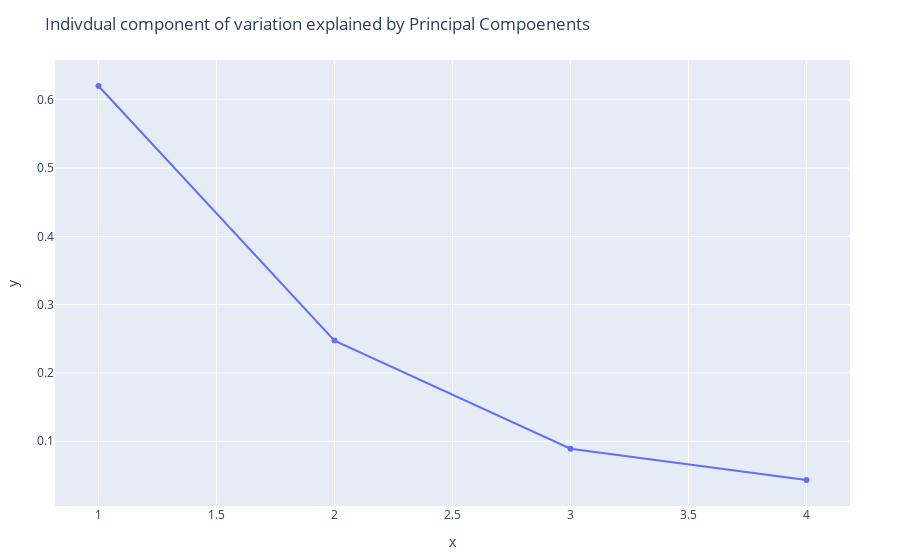

This figure's notebook cell:
### Code cell
plot_df = DataFrame(
    x=[1,2,3,4],
    y=[explained_variance_ratio[1], explained_variance_ratio[2], explained_variance_ratio[3], explained_variance_ratio[4]]
, )
PlotlyJS.plot(plot_df, x=:x, y=:y, Layout(title="Indivdual component of variation explained by Principal Compoenents"))

### Figure 1 — Plotly figure (JSON) as saved in the notebook; plotly's stock layout.template omitted (floating-point values rounded to 4 significant figures)
{"data": [{"type": "scatter", "x": [1, 2, 3, 4], "xaxis": "x", "y": [0.6201, 0.2474, 0.08914, 0.04336], "yaxis": "y"}], "layout": {"legend": {"tracegroupgap": 0}, "margin": {"b": 50, "l": 50, "r": 50, "t": 60}, "title": "Indivdual component of variation explained by Principal Compoenents", "xaxis": {"title": {"text": "x"}}, "yaxis": {"title": {"text": "y"}}}}
